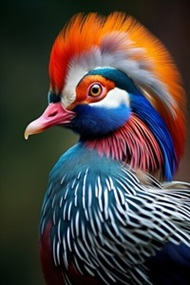
#> input picture Vision por Computador/semana3/img/image1.jpg, 190 x 285 px
$ jupyter execute Romero_Samir_collage.ipynb
#> lines starting #> are read from the running program, lines starting #| are printed output that depends on the picture
[cell 1]
import cv2 as cv
import numpy as np

# Leer las imágenes de archivo
image1 = cv.imread('img/image1.jpg')
#> image1 is the input picture: shape (285, 190, 3); mean B, G, R 64.6, 66.9, 75.2
image2 = cv.imread('img/image2.jpg')
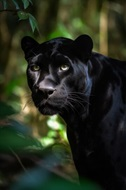
#> input picture Vision por Computador/semana3/img/image2.jpg, 126 x 190 px
#> image2 is the input picture: shape (190, 126, 3); mean B, G, R 29.3, 44.2, 38.4
image3 = cv.imread('img/image3.jpg')
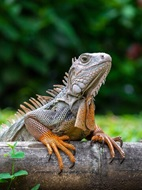
#> input picture Vision por Computador/semana3/img/image3.jpg, 142 x 190 px
#> image3 is the input picture: shape (190, 142, 3); mean B, G, R 55.5, 80.9, 68.5
image4 = cv.imread('img/image4.jpg')
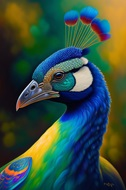
#> input picture Vision por Computador/semana3/img/image4.jpg, 126 x 190 px
#> image4 is the input picture: shape (190, 126, 3); mean B, G, R 64.9, 78.7, 55.2

# Almacenar imágenes en una lista
imagenes = [image1, image2, image3, image4]

# Funciones para aplicar diferentes tipos de filtros
def aplicar_filtro_rotacion(image, angle, scale):
    h, w = image.shape[:2]
    center = w // 2, h // 2
    M = cv.getRotationMatrix2D(center, angle, scale)
    rotated = cv.warpAffine(image, M, (w, h))
    return rotated

def aplicar_filtro_brillo(image):
    M = np.zeros(image.shape[:2], dtype='uint8')
    brighter = cv.add(image, image, M)
    return brighter

def aplicar_filtro_reducir(imagen):
    M = np.ones(imagen.shape, dtype='uint8') * 100
    darker = cv.subtract(imagen, M)
    return darker

def aplicar_filtro_diferencia(imagen):
    h, w, _ = imagen.shape
    m = np.zeros(imagen.shape[:2], dtype=np.uint8)
    cv.circle(m, (w // 2, h // 2), 150, 200, -1)
    bit_xor = cv.bitwise_xor(imagen, cv.merge([m, m, m]))
    return bit_xor

def aplicar_filtro_color(imagen):
    hsv = cv.cvtColor(imagen, cv.COLOR_BGR2HSV)
    return hsv

def aplicar_filtro_conversion_imagenes(imagen):
    lab = cv.cvtColor(imagen, cv.COLOR_BGR2LAB)
    return lab

def aplicar_filtro_rotacion_conversion(image, angle, scale):
    h, w = image.shape[:2]
    center = w // 2, h // 2
    M = cv.getRotationMatrix2D(center, angle, scale)
    lab = cv.cvtColor(image, cv.COLOR_BGR2LAB)
    rotated = cv.warpAffine(lab, M, (w, h))
    return rotated

def aplicar_filtro_convolucion(imagen):
    K = np.ones((5, 5), np.float32) / 25
    HMG = cv.filter2D(imagen, -1, K)
    return HMG

def aplicar_filtro_gaussiano(imagen):
    GB = cv.GaussianBlur(imagen, (5, 5), 0)
    return GB

# Listas para almacenar imágenes con filtros
imagenes_filtro = [[] for _ in range(len(imagenes))]
#> imagenes_filtro = [[], [], [], []]

# Aplicar filtros a cada imagen

for i, imagen in enumerate(imagenes):
    imagenes_filtro[i] = [
        aplicar_filtro_rotacion(imagen, angle=80, scale=1.0),
        aplicar_filtro_brillo(imagen),
        aplicar_filtro_reducir(imagen),
        aplicar_filtro_diferencia(imagen),
        aplicar_filtro_color(imagen),
        aplicar_filtro_conversion_imagenes(imagen),
        aplicar_filtro_rotacion_conversion(imagen, angle=-100, scale=1.0),
        aplicar_filtro_gaussiano(imagen),
        aplicar_filtro_convolucion(imagen)
    ]
#> this loop made 4 passes
#> pass 1, in aplicar_filtro_rotacion, `rotated = cv.warpAffine(image, M, (w, h))`:
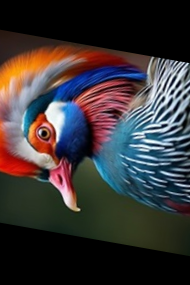
#> rotated: shape (285, 190, 3); mean B, G, R 55.3, 54.2, 58.9
#> pass 1, in aplicar_filtro_brillo, `brighter = cv.add(image, image, M)`:
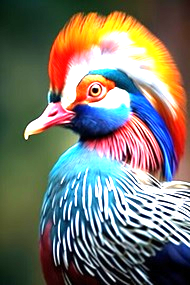
#> brighter: shape (285, 190, 3); mean B, G, R 110.9, 119.8, 121.2
#> after the loop, imagenes_filtro = 4 items

# Mostrar cada collage
for i, imagenes_con_filtro in enumerate(imagenes_filtro):
    collage = np.hstack(imagenes_con_filtro)
    cv.imshow(f'Collage #{i + 1}', collage)
    cv.waitKey(0)
    cv.destroyAllWindows()
#> this loop made 4 passes
#> pass 1, `collage = np.hstack(imagenes_con_filtro)`:
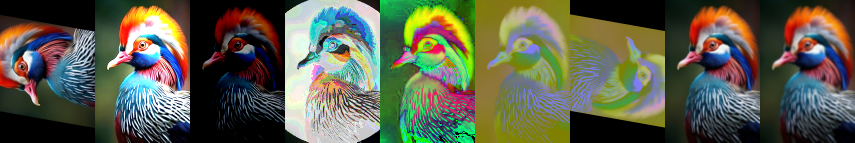
#> collage: shape (285, 1710, 3) (shown at 1/2 size); mean of channels 0, 1, 2 76.9, 95, 92.4; drawn as B, G, R
#> pass 2, `collage = np.hstack(imagenes_con_filtro)`:
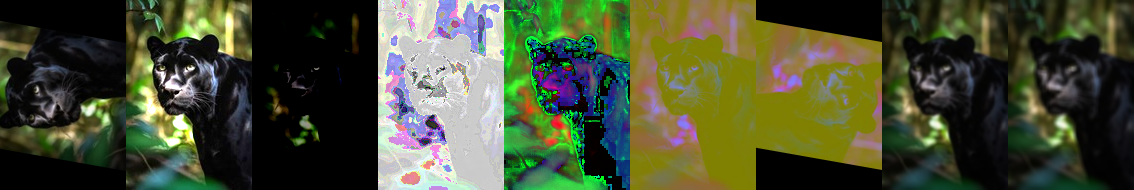
#> collage: shape (190, 1134, 3); mean of channels 0, 1, 2 52.8, 79.2, 72.6; drawn as B, G, R
#> pass 3, `collage = np.hstack(imagenes_con_filtro)`:
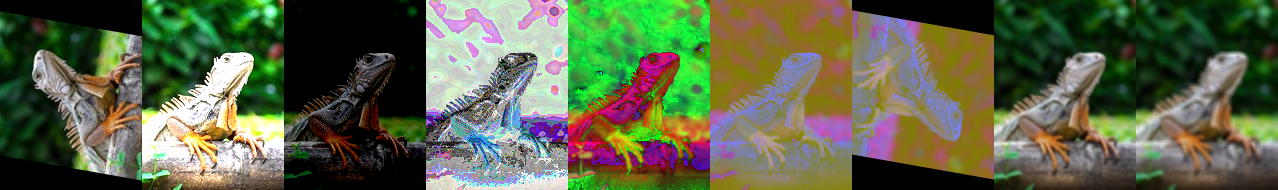
#> collage: shape (190, 1278, 3); mean of channels 0, 1, 2 72.6, 101.1, 92.9; drawn as B, G, R

# Combinar imágenes horizontalmente para cada filtro
collage_low_pass1 = np.hstack(imagenes_filtro[0])
collage_low_pass2 = np.hstack(imagenes_filtro[1])
collage_low_pass3 = np.hstack(imagenes_filtro[2])
collage_low_pass4 = np.hstack(imagenes_filtro[3])
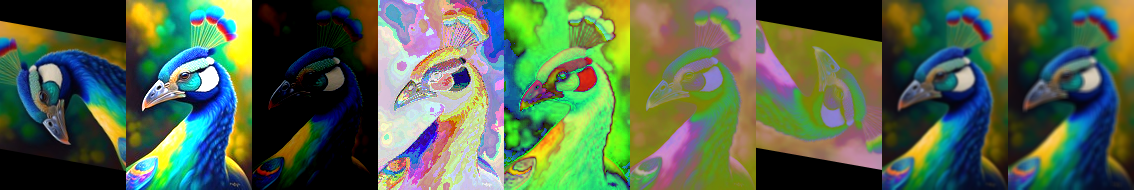
#> collage_low_pass4: shape (190, 1134, 3); mean of channels 0, 1, 2 77.2, 103.5, 84.1; drawn as B, G, R

# Mostrar el resultado del filtro paso bajo

# Mostrar cada collage
if image1 is not None:
    cv.imshow('Collage #1', collage_low_pass1)
    cv.waitKey(0)
    cv.destroyAllWindows()

    cv.imshow('Collage #2', collage_low_pass2)
    cv.waitKey(0)
    cv.destroyAllWindows()

    cv.imshow('Collage #3', collage_low_pass3)
    cv.waitKey(0)
    cv.destroyAllWindows()

    cv.imshow('Collage #4', collage_low_pass4)
    cv.waitKey(0)
    cv.destroyAllWindows()
else:
    print("Error: No se pudo mostrar el collage.")
